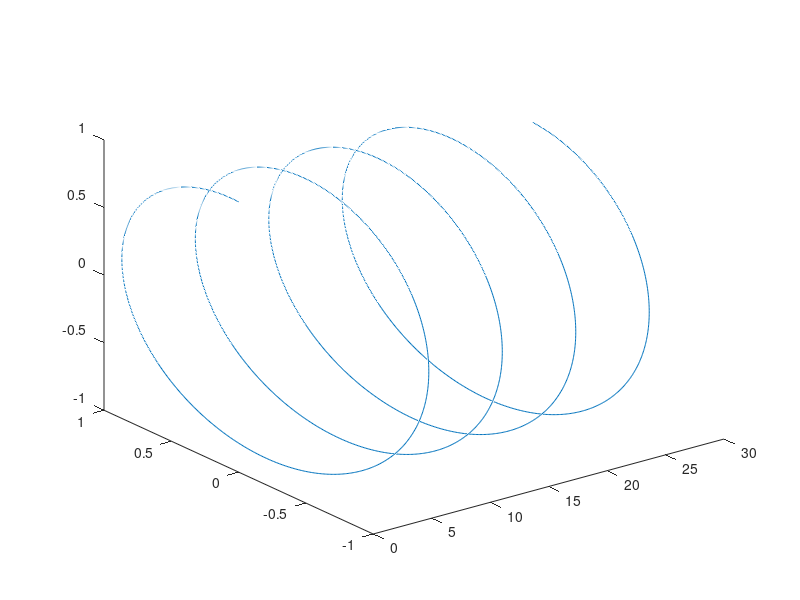

This chart was generated by the following MATLAB code:
1;

# Genere una señal compleja del tiempo y grafiquela en 3 dimensiones..
t = 0:0.01:2*pi*4;
x = sin(t);
y = cos(t);

plot3(t, x, y)
